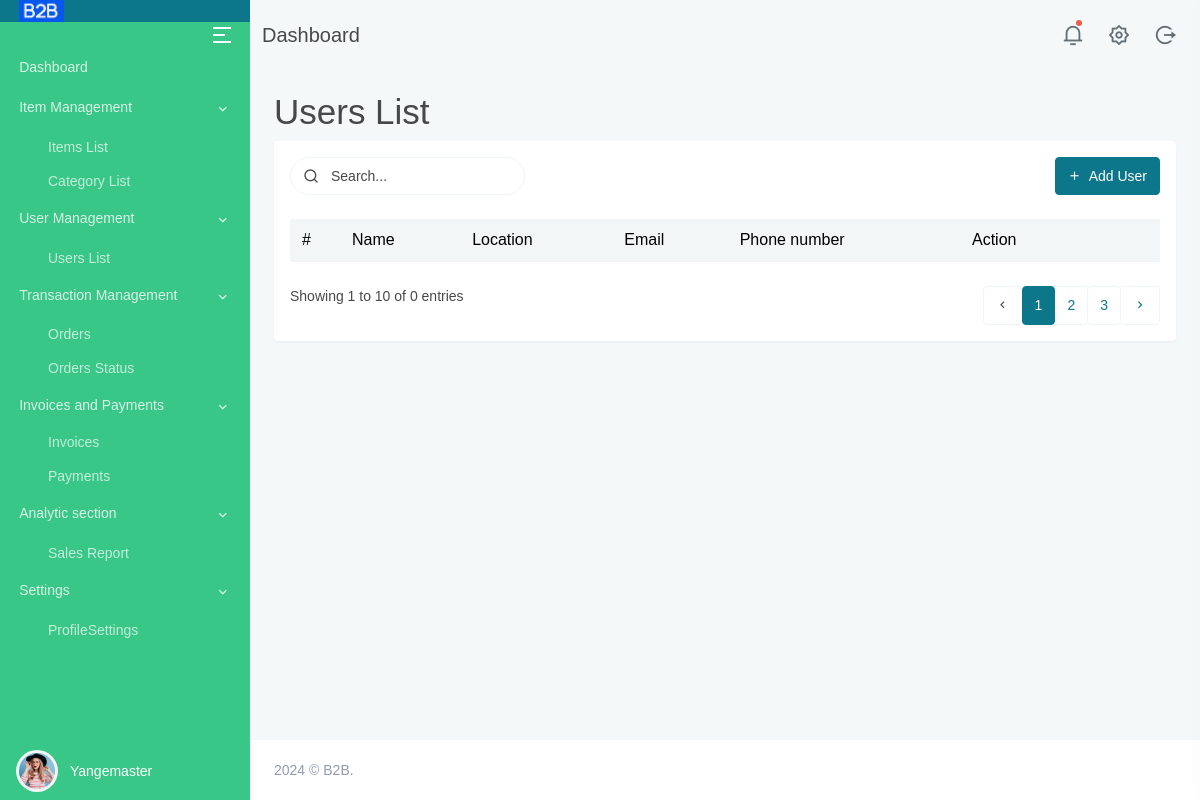
/userslist (signed in), run on an earlier commit of the app's database.
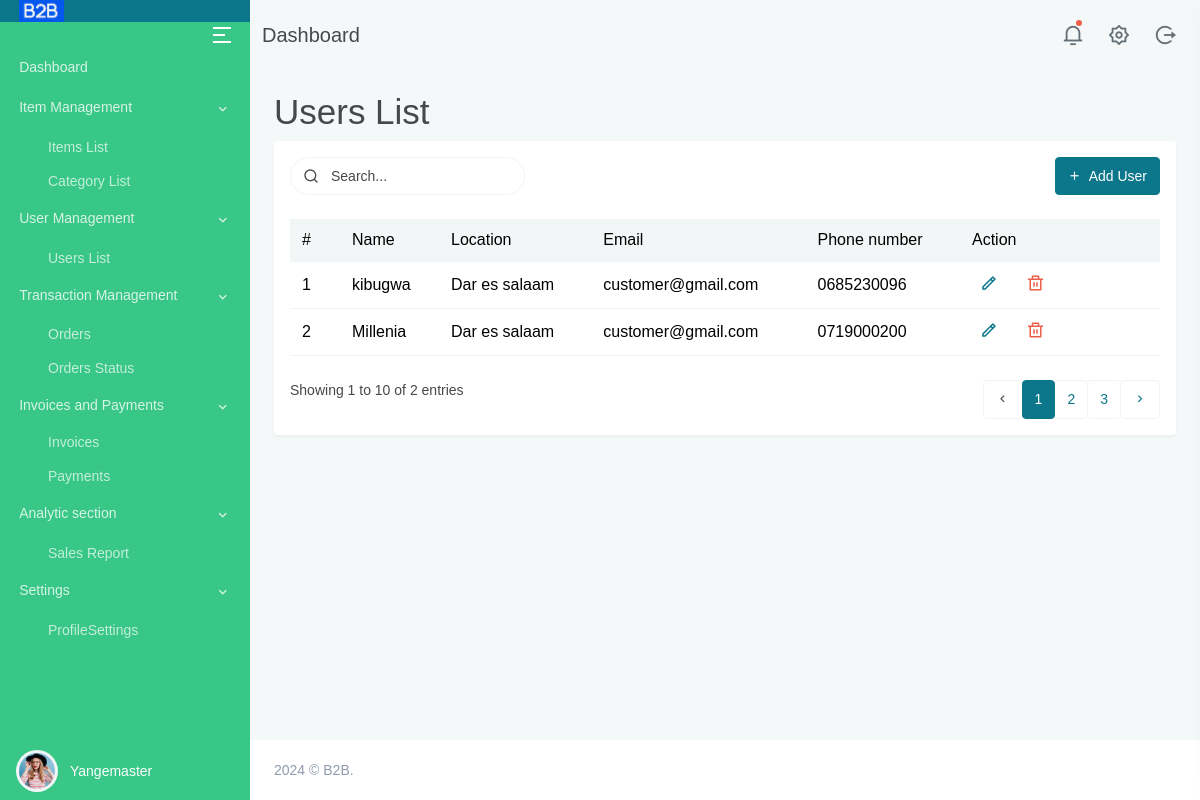
And on a later commit of the database.
### main/models.py (models this page shows, shortened)
class Customer(models.Model):
    username = models.CharField(max_length=255, blank=True)
    email = models.EmailField(default="customer@gmail.com")
    location = models.CharField(max_length=200, default="Dar es salaam")
    phone_number = models.CharField(max_length=20, blank=True)

### main/views.py (the view)
# urls.py: path('userslist', views.userslist, name="userslist"),
@login_required
def userslist(request):
    customers = Customer.objects.all()
    return render(request, 'users-list.html', {'customers': customers})

### templates/users-list.html (shortened to what the changed rows need)
﻿{% extends "base.html" %}
{% load static %}
{% block content %}
    <div class="main-content">
        <div class="page-content">
            <div class="container-fluid">
                <h1>Users List</h1>
                <div class="row">
                    <div class="col-lg-12">
                        <div class="card">
                            <div class="card-body">
                                <div class="table-responsive mb-4">
                                    <table class="table table-hover table-nowrap align-middle mb-0">
                                        <thead class="bg-light">
                                            <tr>
                                                <th scope="col" style="width: 50px;">#</th>
                                                <th scope="col">Name</th>
                                                <th scope="col">Location</th>
                                                <th scope="col">Email</th>
                                                <th scope="col">Phone number</th>
                                                <th scope="col" style="width: 200px;">Action</th>
                                            </tr>
                                        </thead>
                                        <tbody>
                                            {% for customer in customers %}
                                            <tr>
                                                <th scope="row">{{ forloop.counter }}</th>
                                                <td>{{ customer.username }}</td>
                                                <td>{{ customer.location }}</td>
                                                <td>{{ customer.email }}</td>
                                                <td>{{ customer.phone_number }}</td>
                                                <td>
                                                    <ul class="list-inline mb-0">
                                                        <li class="list-inline-item">
                                                            <a href="{% url 'edit_user' user.id %}" class="px-2 text-primary"><i class="ri-pencil-line font-size-18"></i></a>
                                                        </li>
                                                        <li class="list-inline-item">
                                                            <a href="{%url 'delete_user' user.id %}" class="px-2 text-danger"><i class="ri-delete-bin-line font-size-18"></i></a>
                                                        </li>
                                                    </ul>
                                                </td>
                                            </tr>
                                            {% endfor %}
                                        </tbody>
                                    </table>
                                </div>
                                <div class="row mt-4">
                                    <div class="col-sm-6">
                                        <div>
                                            <p class="mb-sm-0">Showing 1 to 10 of {{ customers|length }} entries</p>
                                        </div>
                                    </div>
                                </div>
                            </div>
                        </div>
                    </div>
                </div>
            </div>
        </div>
    </div>
{% endblock %}

What changed in the data, as far as the page shows it:
added Customer: username "kibugwa", location "Dar es salaam", email "customer@gmail.com", phone_number "0685230096"
added Customer: username "Millenia", location "Dar es salaam", email "customer@gmail.com", phone_number "0719000200"
Also different on the page:
{{ customers|length }}: "0" → "2"
